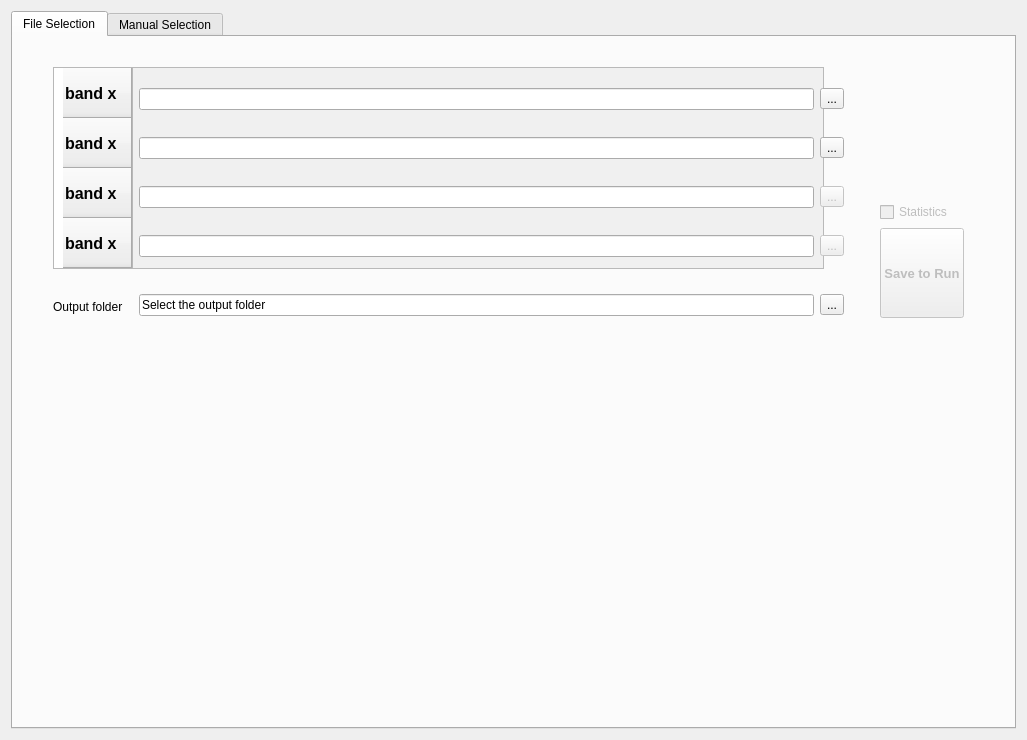
<?xml version="1.0" encoding="UTF-8"?>
<ui version="4.0">
 <class>Multitemporal</class>
 <widget class="QDialog" name="Multitemporal">
  <property name="enabled">
   <bool>true</bool>
  </property>
  <property name="geometry">
   <rect>
    <x>0</x>
    <y>0</y>
    <width>1027</width>
    <height>740</height>
   </rect>
  </property>
  <property name="windowTitle">
   <string>Multitemporal File Selection</string>
  </property>
  <layout class="QGridLayout" name="gridLayout_2">
   <item row="0" column="0">
    <widget class="QTabWidget" name="tabWidget_Dialog">
     <property name="currentIndex">
      <number>0</number>
     </property>
     <widget class="QWidget" name="tab_file">
      <attribute name="title">
       <string>File Selection</string>
      </attribute>
      <widget class="QWidget" name="gridLayoutWidget_2">
       <property name="geometry">
        <rect>
         <x>40</x>
         <y>30</y>
         <width>911</width>
         <height>271</height>
        </rect>
       </property>
       <layout class="QGridLayout" name="gridLayout_5">
        <item row="0" column="2">
         <layout class="QHBoxLayout" name="horizontalLayout">
          <item>
           <layout class="QGridLayout" name="gridLayout_3">
            <item row="6" column="0">
             <spacer name="verticalSpacer_4">
              <property name="orientation">
               <enum>Qt::Vertical</enum>
              </property>
              <property name="sizeType">
               <enum>QSizePolicy::Fixed</enum>
              </property>
              <property name="sizeHint" stdset="0">
               <size>
                <width>10</width>
                <height>10</height>
               </size>
              </property>
             </spacer>
            </item>
            <item row="4" column="2">
             <spacer name="horizontalSpacer_2">
              <property name="orientation">
               <enum>Qt::Horizontal</enum>
              </property>
              <property name="sizeType">
               <enum>QSizePolicy::Fixed</enum>
              </property>
              <property name="sizeHint" stdset="0">
               <size>
                <width>20</width>
                <height>20</height>
               </size>
              </property>
             </spacer>
            </item>
            <item row="1" column="1">
             <widget class="QToolButton" name="tb_bandfolder2">
              <property name="text">
               <string>...</string>
              </property>
             </widget>
            </item>
            <item row="10" column="0">
             <widget class="QLineEdit" name="le_outfolderFS">
              <property name="minimumSize">
               <size>
                <width>0</width>
                <height>0</height>
               </size>
              </property>
              <property name="maximumSize">
               <size>
                <width>675</width>
                <height>16777215</height>
               </size>
              </property>
              <property name="text">
               <string>Select the output folder</string>
              </property>
             </widget>
            </item>
            <item row="4" column="1">
             <widget class="QToolButton" name="tb_bandfolder3">
              <property name="enabled">
               <bool>false</bool>
              </property>
              <property name="text">
               <string>...</string>
              </property>
             </widget>
            </item>
            <item row="1" column="0">
             <widget class="QLineEdit" name="le_bandfolder2">
              <property name="maximumSize">
               <size>
                <width>675</width>
                <height>16777215</height>
               </size>
              </property>
             </widget>
            </item>
            <item row="10" column="1">
             <widget class="QToolButton" name="tb_outfolderFS">
              <property name="text">
               <string>...</string>
              </property>
             </widget>
            </item>
            <item row="5" column="1">
             <widget class="QToolButton" name="tb_bandfolder4">
              <property name="enabled">
               <bool>false</bool>
              </property>
              <property name="text">
               <string>...</string>
              </property>
             </widget>
            </item>
            <item row="4" column="0">
             <widget class="QLineEdit" name="le_bandfolder3">
              <property name="maximumSize">
               <size>
                <width>675</width>
                <height>16777215</height>
               </size>
              </property>
             </widget>
            </item>
            <item row="0" column="1">
             <widget class="QToolButton" name="tb_bandfolder1">
              <property name="text">
               <string>...</string>
              </property>
             </widget>
            </item>
            <item row="5" column="0">
             <widget class="QLineEdit" name="le_bandfolder4">
              <property name="maximumSize">
               <size>
                <width>675</width>
                <height>16777215</height>
               </size>
              </property>
             </widget>
            </item>
            <item row="0" column="0">
             <widget class="QLineEdit" name="le_bandfolder1">
              <property name="maximumSize">
               <size>
                <width>675</width>
                <height>16777215</height>
               </size>
              </property>
             </widget>
            </item>
           </layout>
          </item>
          <item>
           <spacer name="horizontalSpacer">
            <property name="orientation">
             <enum>Qt::Horizontal</enum>
            </property>
            <property name="sizeType">
             <enum>QSizePolicy::Fixed</enum>
            </property>
            <property name="sizeHint" stdset="0">
             <size>
              <width>10</width>
              <height>20</height>
             </size>
            </property>
           </spacer>
          </item>
          <item>
           <layout class="QVBoxLayout" name="verticalLayout_2">
            <item>
             <spacer name="verticalSpacer">
              <property name="orientation">
               <enum>Qt::Vertical</enum>
              </property>
              <property name="sizeHint" stdset="0">
               <size>
                <width>20</width>
                <height>40</height>
               </size>
              </property>
             </spacer>
            </item>
            <item>
             <widget class="QCheckBox" name="cb_analysis_FS">
              <property name="enabled">
               <bool>false</bool>
              </property>
              <property name="text">
               <string>Statistics</string>
              </property>
             </widget>
            </item>
            <item>
             <widget class="QPushButton" name="pb_runall">
              <property name="enabled">
               <bool>false</bool>
              </property>
              <property name="minimumSize">
               <size>
                <width>0</width>
                <height>90</height>
               </size>
              </property>
              <property name="maximumSize">
               <size>
                <width>112</width>
                <height>100</height>
               </size>
              </property>
              <property name="font">
               <font>
                <pointsize>10</pointsize>
                <weight>75</weight>
                <bold>true</bold>
               </font>
              </property>
              <property name="text">
               <string>Save to Run</string>
              </property>
             </widget>
            </item>
            <item>
             <spacer name="verticalSpacer_3">
              <property name="orientation">
               <enum>Qt::Vertical</enum>
              </property>
              <property name="sizeType">
               <enum>QSizePolicy::Fixed</enum>
              </property>
              <property name="sizeHint" stdset="0">
               <size>
                <width>0</width>
                <height>20</height>
               </size>
              </property>
             </spacer>
            </item>
           </layout>
          </item>
         </layout>
        </item>
        <item row="0" column="1">
         <layout class="QVBoxLayout" name="verticalLayout_4">
          <item>
           <widget class="QTableWidget" name="tableWidget_FileSelection">
            <property name="enabled">
             <bool>true</bool>
            </property>
            <property name="sizePolicy">
             <sizepolicy hsizetype="Fixed" vsizetype="Expanding">
              <horstretch>0</horstretch>
              <verstretch>0</verstretch>
             </sizepolicy>
            </property>
            <property name="minimumSize">
             <size>
              <width>80</width>
              <height>202</height>
             </size>
            </property>
            <property name="maximumSize">
             <size>
              <width>80</width>
              <height>202</height>
             </size>
            </property>
            <property name="font">
             <font>
              <pointsize>12</pointsize>
              <weight>75</weight>
              <bold>true</bold>
             </font>
            </property>
            <property name="layoutDirection">
             <enum>Qt::RightToLeft</enum>
            </property>
            <property name="styleSheet">
             <string notr="true">background-color:rgb(240, 240, 240);
myTableWidget.setStyle(&quot;QHeaderView::section { border: 1px solid black}&quot;)
</string>
            </property>
            <property name="frameShape">
             <enum>QFrame::StyledPanel</enum>
            </property>
            <property name="frameShadow">
             <enum>QFrame::Sunken</enum>
            </property>
            <property name="lineWidth">
             <number>0</number>
            </property>
            <property name="horizontalScrollBarPolicy">
             <enum>Qt::ScrollBarAsNeeded</enum>
            </property>
            <property name="sizeAdjustPolicy">
             <enum>QAbstractScrollArea::AdjustIgnored</enum>
            </property>
            <property name="autoScroll">
             <bool>true</bool>
            </property>
            <property name="showGrid">
             <bool>false</bool>
            </property>
            <property name="gridStyle">
             <enum>Qt::SolidLine</enum>
            </property>
            <property name="sortingEnabled">
             <bool>false</bool>
            </property>
            <property name="wordWrap">
             <bool>false</bool>
            </property>
            <property name="cornerButtonEnabled">
             <bool>true</bool>
            </property>
            <property name="columnCount">
             <number>0</number>
            </property>
            <attribute name="horizontalHeaderVisible">
             <bool>false</bool>
            </attribute>
            <attribute name="horizontalHeaderCascadingSectionResizes">
             <bool>false</bool>
            </attribute>
            <attribute name="horizontalHeaderMinimumSectionSize">
             <number>50</number>
            </attribute>
            <attribute name="horizontalHeaderDefaultSectionSize">
             <number>180</number>
            </attribute>
            <attribute name="horizontalHeaderHighlightSections">
             <bool>false</bool>
            </attribute>
            <attribute name="horizontalHeaderShowSortIndicator" stdset="0">
             <bool>false</bool>
            </attribute>
            <attribute name="horizontalHeaderStretchLastSection">
             <bool>false</bool>
            </attribute>
            <attribute name="verticalHeaderVisible">
             <bool>true</bool>
            </attribute>
            <attribute name="verticalHeaderCascadingSectionResizes">
             <bool>false</bool>
            </attribute>
            <attribute name="verticalHeaderMinimumSectionSize">
             <number>50</number>
            </attribute>
            <attribute name="verticalHeaderDefaultSectionSize">
             <number>50</number>
            </attribute>
            <attribute name="verticalHeaderHighlightSections">
             <bool>false</bool>
            </attribute>
            <attribute name="verticalHeaderShowSortIndicator" stdset="0">
             <bool>false</bool>
            </attribute>
            <attribute name="verticalHeaderStretchLastSection">
             <bool>false</bool>
            </attribute>
            <row>
             <property name="text">
              <string>band x   </string>
             </property>
            </row>
            <row>
             <property name="text">
              <string>band x   </string>
             </property>
            </row>
            <row>
             <property name="text">
              <string>band x   </string>
             </property>
            </row>
            <row>
             <property name="text">
              <string>band x   </string>
             </property>
            </row>
           </widget>
          </item>
          <item>
           <widget class="QLabel" name="label">
            <property name="minimumSize">
             <size>
              <width>0</width>
              <height>50</height>
             </size>
            </property>
            <property name="text">
             <string>Output folder</string>
            </property>
           </widget>
          </item>
         </layout>
        </item>
       </layout>
      </widget>
      <widget class="QTextEdit" name="textEdit">
       <property name="geometry">
        <rect>
         <x>40</x>
         <y>30</y>
         <width>771</width>
         <height>202</height>
        </rect>
       </property>
       <property name="minimumSize">
        <size>
         <width>0</width>
         <height>202</height>
        </size>
       </property>
       <property name="maximumSize">
        <size>
         <width>16777215</width>
         <height>202</height>
        </size>
       </property>
       <property name="styleSheet">
        <string notr="true">background-color:rgb(240, 240, 240)</string>
       </property>
      </widget>
      <zorder>textEdit</zorder>
      <zorder>gridLayoutWidget_2</zorder>
     </widget>
     <widget class="QWidget" name="tab_manualselection">
      <attribute name="title">
       <string>Manual Selection</string>
      </attribute>
      <layout class="QGridLayout" name="gridLayout">
       <item row="2" column="2">
        <widget class="QToolButton" name="tbD_outputfolder">
         <property name="text">
          <string>...</string>
         </property>
        </widget>
       </item>
       <item row="2" column="0">
        <widget class="QLabel" name="label_outfolder">
         <property name="text">
          <string>Output folder </string>
         </property>
        </widget>
       </item>
       <item row="0" column="0" colspan="3">
        <widget class="QTableWidget" name="tableWidget_ManualSelection">
         <property name="enabled">
          <bool>true</bool>
         </property>
         <property name="dragEnabled">
          <bool>false</bool>
         </property>
         <property name="dragDropMode">
          <enum>QAbstractItemView::DragDrop</enum>
         </property>
         <property name="sortingEnabled">
          <bool>false</bool>
         </property>
         <row>
          <property name="text">
           <string>1</string>
          </property>
         </row>
         <column>
          <property name="text">
           <string>Input Raster 1</string>
          </property>
         </column>
         <column>
          <property name="text">
           <string>Input Raster 2</string>
          </property>
         </column>
        </widget>
       </item>
       <item row="2" column="1">
        <widget class="QLineEdit" name="leD_outputfolder">
         <property name="text">
          <string>Select the output folder</string>
         </property>
        </widget>
       </item>
       <item row="0" column="5">
        <layout class="QVBoxLayout" name="verticalLayout">
         <item>
          <widget class="QPushButton" name="pbD_addrow">
           <property name="toolTip">
            <string>Add row</string>
           </property>
           <property name="text">
            <string>Add Row</string>
           </property>
          </widget>
         </item>
         <item>
          <widget class="QPushButton" name="pbD_delrow">
           <property name="toolTip">
            <string>Delete selected rows</string>
           </property>
           <property name="text">
            <string>Delete Row</string>
           </property>
          </widget>
         </item>
         <item>
          <spacer name="verticalSpacer_2">
           <property name="orientation">
            <enum>Qt::Vertical</enum>
           </property>
           <property name="sizeHint" stdset="0">
            <size>
             <width>20</width>
             <height>40</height>
            </size>
           </property>
          </spacer>
         </item>
         <item>
          <widget class="QCheckBox" name="cbD_analysis">
           <property name="enabled">
            <bool>false</bool>
           </property>
           <property name="text">
            <string>Statistics</string>
           </property>
           <property name="checked">
            <bool>false</bool>
           </property>
           <property name="autoRepeat">
            <bool>false</bool>
           </property>
          </widget>
         </item>
         <item>
          <widget class="QPushButton" name="pbD_memorysave">
           <property name="minimumSize">
            <size>
             <width>0</width>
             <height>100</height>
            </size>
           </property>
           <property name="maximumSize">
            <size>
             <width>112</width>
             <height>16777215</height>
            </size>
           </property>
           <property name="font">
            <font>
             <pointsize>10</pointsize>
             <weight>75</weight>
             <bold>true</bold>
            </font>
           </property>
           <property name="text">
            <string>Save to Run</string>
           </property>
          </widget>
         </item>
        </layout>
       </item>
      </layout>
     </widget>
    </widget>
   </item>
  </layout>
 </widget>
 <resources/>
 <connections/>
</ui>
